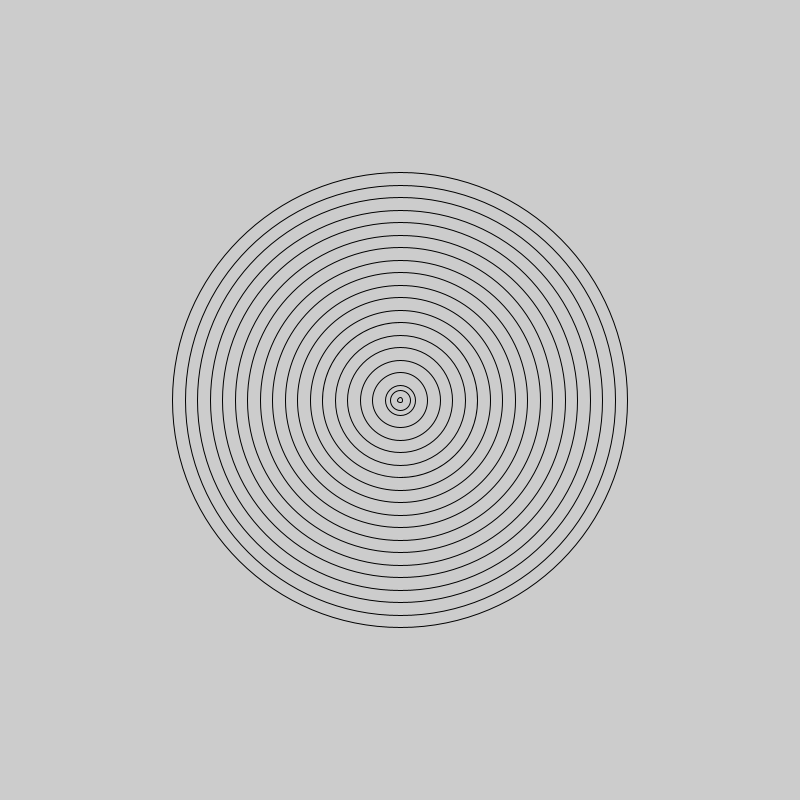
Frame 1 (no input)
Frame 60 (the mouse pressed at the canvas centre just before this capture): identical to frame 1, image omitted
Frame 120 (the mouse held since frame 60 and released just before this capture): identical to frame 1, image omitted

The Processing sketch that drew this single still picture (run headless with seeded random() and noise(); from frame 60 on, the mouse is pressed at the canvas centre):

// Processing sketch: bullseye
// ── bullseye.pde
int ellipsizeW = 20;
int ellipsizeH = 20;
void setup(){
  noFill();
size(800,800);
for (int i = 0; i < 20; i++){
    ellipse(400,400,ellipsizeW,ellipsizeH);
    ellipsizeW = ellipsizeW-25;
    ellipsizeH = ellipsizeH-25;
  }
}
void draw(){
  

}
